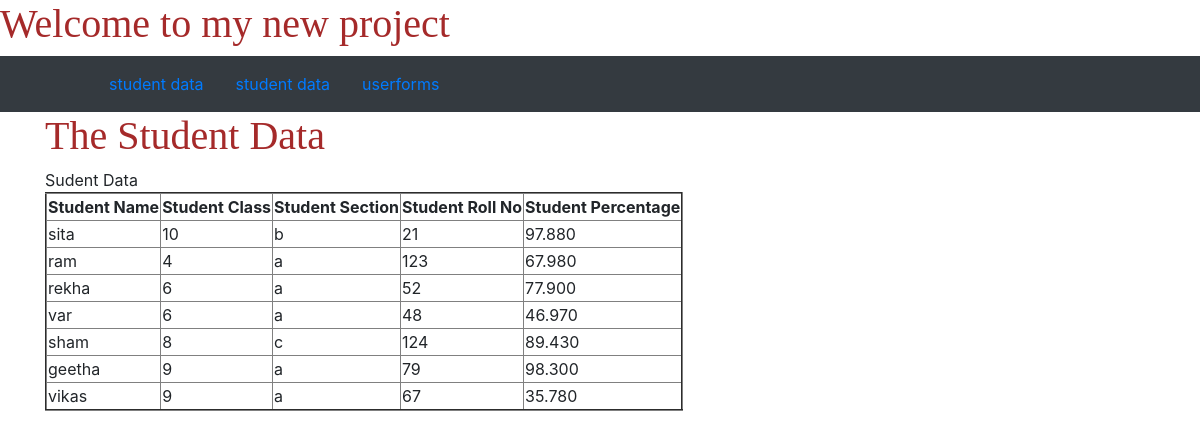
/sdata/, run on the app's committed database.
### myapp/models.py (models this page shows)
class School(models.Model):
    student_name = models.CharField(max_length = 30)
    student_class = models.CharField(max_length = 2)
    student_section = models.CharField(max_length = 1)
    student_roll_no = models.CharField(max_length = 5, unique = True)
    marks_obtained_in_percent = models.DecimalField(max_digits=5, decimal_places=3)

### myapp/views.py (the view)
# urls.py: path('sdata/',views.stud, name= 'stud' ),
def stud(request):
    s = School.objects.order_by('student_class')
    stu = {'stu_data':s}
    return render(request, 'myapp/stud.html', context=stu)

### templates/myapp/stud.html (shortened to what this page needs)
<!DOCTYPE html>
{% extends 'myapp/home.html' %}
  {% block body_block %}
    <h1>The Student Data</h1>
    {% if stu_data %}
    <table border="2px" solid>
      <th>Student Name</th>
      <th>Student Class</th>
      <th>Student Section</th>
      <th>Student Roll No</th>
      <th>Student Percentage</th>
      {% for s in stu_data %}
      <tr>
        <td>{{s.student_name}}</td>
        <td>{{s.student_class}}</td>
        <td>{{s.student_section}}</td>
        <td>{{s.student_roll_no}}</td>
        <td>{{s.marks_obtained_in_percent}}</td>
      </tr>
      {%endfor%}
    </table>
    {%endif%}
  {% endblock %}

### templates/myapp/home.html (shortened to what this page needs)
<!DOCTYPE html>
{% load static %}
<html lang="en" dir="ltr">
  <head>
    <link rel="stylesheet" href="{% static 'css/tiger.css' %}">
    <link rel="stylesheet" href="https://stackpath.bootstrapcdn.com/bootstrap/4.5.0/css/bootstrap.min.css">
  </head>
  <body>
    <h1>Welcome to my new project</h1>
    <nav class="navbar navbar-expand-lg navbar-dark bg-dark">
        <div class="container">
          <ul class="nav justify-content-center">
            <li class="nav-link">
            </li>
            <li class="nav-link">
              <a href="{% url 'stud' %}">student data </a>
            </li>
            <li class="nav-link">
              <a href="{% url 'myapp:stud' %}"> student data </a>
            </li>
            <li class="nav-link">
              <a href="{% url 'myapp:userforms' %}"> userforms</a>
            </li>
          </ul>
        </div>
      </nav>
      <div class="container">
        {% block body_block %}
        {% endblock %}
      </div>
  </body>
</html>

### static/css/tiger.css (style rules this page uses)
h1 { color: brown; font-family: fantasy; }

### data on the page
School: student_name "sita", student_class "10", student_section "b", student_roll_no "21", marks_obtained_in_percent "97.880"
School: student_name "ram", student_class "4", student_section "a", student_roll_no "123", marks_obtained_in_percent "67.980"
School: student_name "rekha", student_class "6", student_section "a", student_roll_no "52", marks_obtained_in_percent "77.900"
School: student_name "var", student_class "6", student_section "a", student_roll_no "48", marks_obtained_in_percent "46.970"
School: student_name "sham", student_class "8", student_section "c", student_roll_no "124", marks_obtained_in_percent "89.430"
School: student_name "geetha", student_class "9", student_section "a", student_roll_no "79", marks_obtained_in_percent "98.300"
School: student_name "vikas", student_class "9", student_section "a", student_roll_no "67", marks_obtained_in_percent "35.780"
